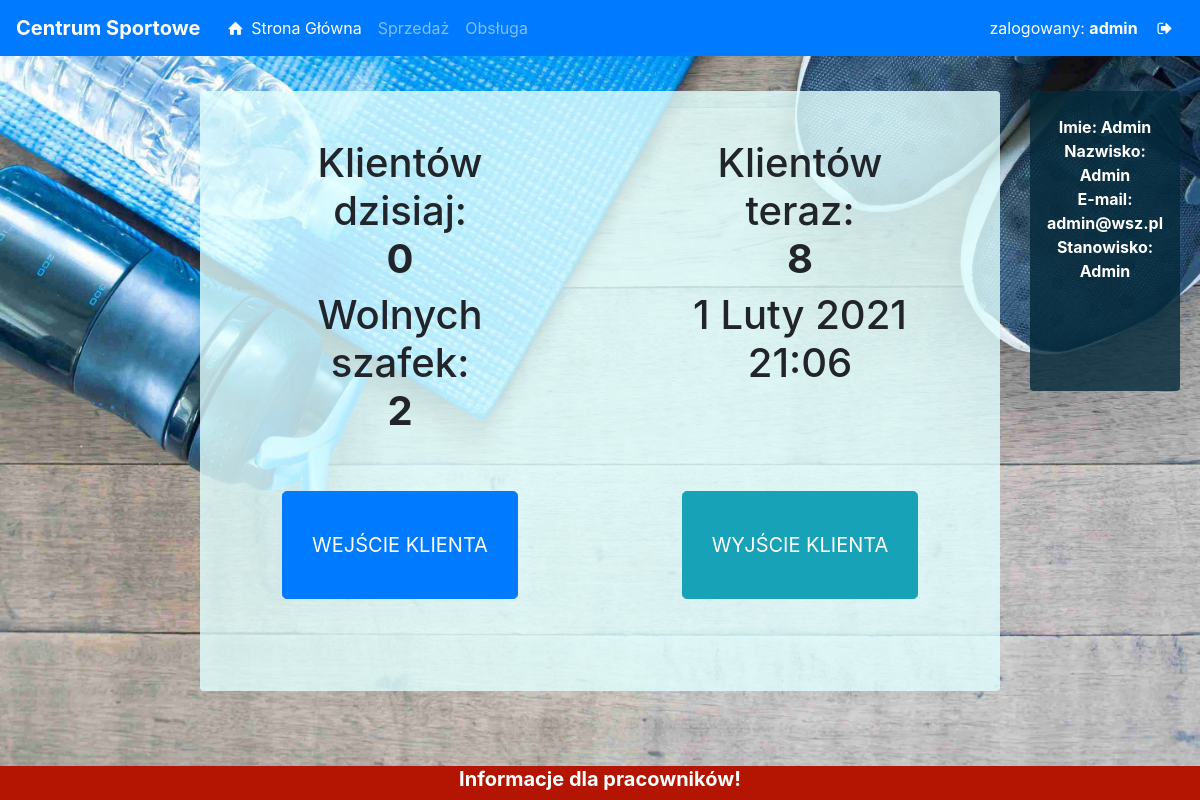
Screenshot of /main.php (signed in) with the database file from the repository.
### tables this page shows
CREATE TABLE IF NOT EXISTS `system` (
  `id` int(1) NOT NULL,
  `deposit_number` int(3) NOT NULL,
  `user_info` text NOT NULL
);

CREATE TABLE IF NOT EXISTS `users` (
  `id` int(4) NOT NULL,
  `name` varchar(30) NOT NULL,
  `lastname` varchar(30) NOT NULL,
  `login` varchar(30) NOT NULL,
  `password` varchar(100) NOT NULL,
  `mail` varchar(40) NOT NULL,
  `permission` int(2) NOT NULL,
  `position` varchar(30) NOT NULL,
  `img` varchar(30) DEFAULT NULL
);

### class/connectDB.php (called while the page is built, shortened)
<?php
class Database
{
public function __construct($username = "root", $password = "", $host = "localhost", $dbname = "sport", $options =[])
{
    try
    {
        $this->database = new PDO("mysql:host={$host};dbname={$dbname};charset=utf8", $username, $password, $options);
    }
    catch (PDOException $e)
    {
        throw new Exception($e->getMessage());
    }
}
}
?>

### class/class_customer.php (called while the page is built, shortened)
<?php
require_once 'connectDB.php';
class Customer extends Database {
    public function customerInside() {
        $this->query = ("SELECT * FROM customer_inside");
        $this->stmt = $this->database->prepare($this->query);
        $this->stmt->execute();
        $row = $this->stmt->rowCount();
        return $row;
    }
      public function customerToday() {
        $this->query = ("SELECT * FROM history_inside WHERE date_in > CURRENT_DATE()");
        $this->stmt = $this->database->prepare($this->query);
        $this->stmt->execute();
        $row = $this->stmt->rowCount();
        return $row;
    }
}

### class/class_user.php (the view, shortened to what this page needs)
<?php
require_once 'connectDB.php';
class User extends Database
{
    public function getUserInfo($login)
    {
        $this->query = ("SELECT * FROM users WHERE login=:login limit 1");
        $this->stmt = $this->database->prepare($this->query);
        $this->stmt->bindValue(":login", $login, PDO::PARAM_STR);
        $this->stmt->execute();
        $row = $this->stmt->fetch(PDO::FETCH_ASSOC);
       echo 'Imie: '.ucfirst($row['name']).'<br>Nazwisko: '.ucfirst($row['lastname']).'<br>E-mail: '.$row['mail'].'<br>Stanowisko: '.ucfirst($row['position']);
    }
}

### main.php (shortened to what this page needs)
<!DOCTYPE html>
<html lang="pl">
    <?php
    require_once('template.php');
    require_once('class/class_user.php');
    require_once('class/class_customer.php');
    require_once('class/class_system.php');
    $customers = new Customer();
    $settings = new System ();
    ?>
    <head>
        <link rel="stylesheet" href="https://maxcdn.bootstrapcdn.com/bootstrap/4.0.0-beta.2/css/bootstrap.min.css">
    </head>
    <div class="container-fluid">
        <div class="row stat_margin  ">
            <div class="col-2">
            </div>
            <div class="col-8 ">
                <div class="row justify-content-around stat_row rounded-top">
                    <div class="col-4 stat_margin">
                        <center><br><h1>Klientów dzisiaj:
                                <br>
                                <b><?php echo $customers->customerToday(); ?></b></h></center>
                    </div>
                    <div class="col-4 stat_margin">
                        <center><br><h1>Klientów teraz:
                                <br>
                                <b><?php echo $customers->customerInside();  ?></b></h></center>
                    </div>
                </div>
                <div class="row justify-content-around stat_row ">
                    <div class="col-4">
                        <center> <h1>Wolnych szafek:
                                <br>
                                <b><?php  echo $settings->getDeposit()- $customers->customerInside(); ?></b></h></center>
                    </div>
                    <div class="col-4">
                        <center> <h1>
                                <span id="date_time"></span>
                            </h></center>
                    </div>
                </div>
                <div class="row justify-content-around stat_row rounded-bottom ">
                    <div class="col-4">
                        <button type="button" onclick='card_enter();' class="btn btn-primary btn-lg btn-block" id="customerEnter">
                            &nbsp;<br>WEJŚCIE KLIENTA<br>&nbsp;
                        </button>
                        <?php
                        require_once('modals/cardEnter.php');
                        ?>
                    </div>
                    <div class="col-4">
                        <button type="button" onclick="customerExit();" class="btn btn-info btn-lg btn-block">&nbsp;<br>WYJŚCIE KLIENTA<br>&nbsp;</button>
                    </div>
                </div>
            </div>
            <div class="col-2 ">
                <div class="row rounded">
                    <div class="col-1"></div>
                    <div class="col-9 profile_style rounded">
                        <br>
                        <center>
                            <?php
                            $userInfo = new User();
                            $login = $_SESSION['login_user'];
                            $userInfo->getUserInfo($login);
                            ?>
                            <br></center>
                    </div>
                </div>
            </div>
        </div>
    </div>
</body>
</html>

### class/class_system.php (shortened to what this page needs)
<?php
require_once ('connectDB.php');
class System extends Database {
        public function getDeposit()
        {
        $this->query = ("SELECT deposit_number FROM system");
        $this->stmt = $this->database->prepare($this->query);
        $this->stmt->execute();
        $row = $this->stmt->fetch(PDO::FETCH_ASSOC);
        return $row['deposit_number'];
        }
        public function getUser_info()
        {
        $this->query = ("SELECT user_info FROM system");
        $this->stmt = $this->database->prepare($this->query);
        $this->stmt->execute();
        $row = $this->stmt->fetch(PDO::FETCH_ASSOC);
        echo $row['user_info'];
    }
}

### css/style.css (style rules this page uses)
body { min-height: 100vh; }
.body_template { background: url('../img/bg.jpg'); background-size: cover; }
.stat_margin { margin-top: 3%; }
.stat_row { background: rgba(225, 255, 255, 0.8); height: 200px!important; }
.profile_style { color: white; height: 300px!important; background: rgba(3, 40, 57,0.8) }

### rows the page displays
system: user_info "Informacje dla pracowników!", $settings->getDeposit()-$customers->customerInside() "2"
users: name "Admin", lastname "Admin", mail "admin@wsz.pl", position "Admin"

### other values shown
$_SESSION['login_user'] "admin"
$customers->customerToday() "0"
$customers->customerInside() "8"
